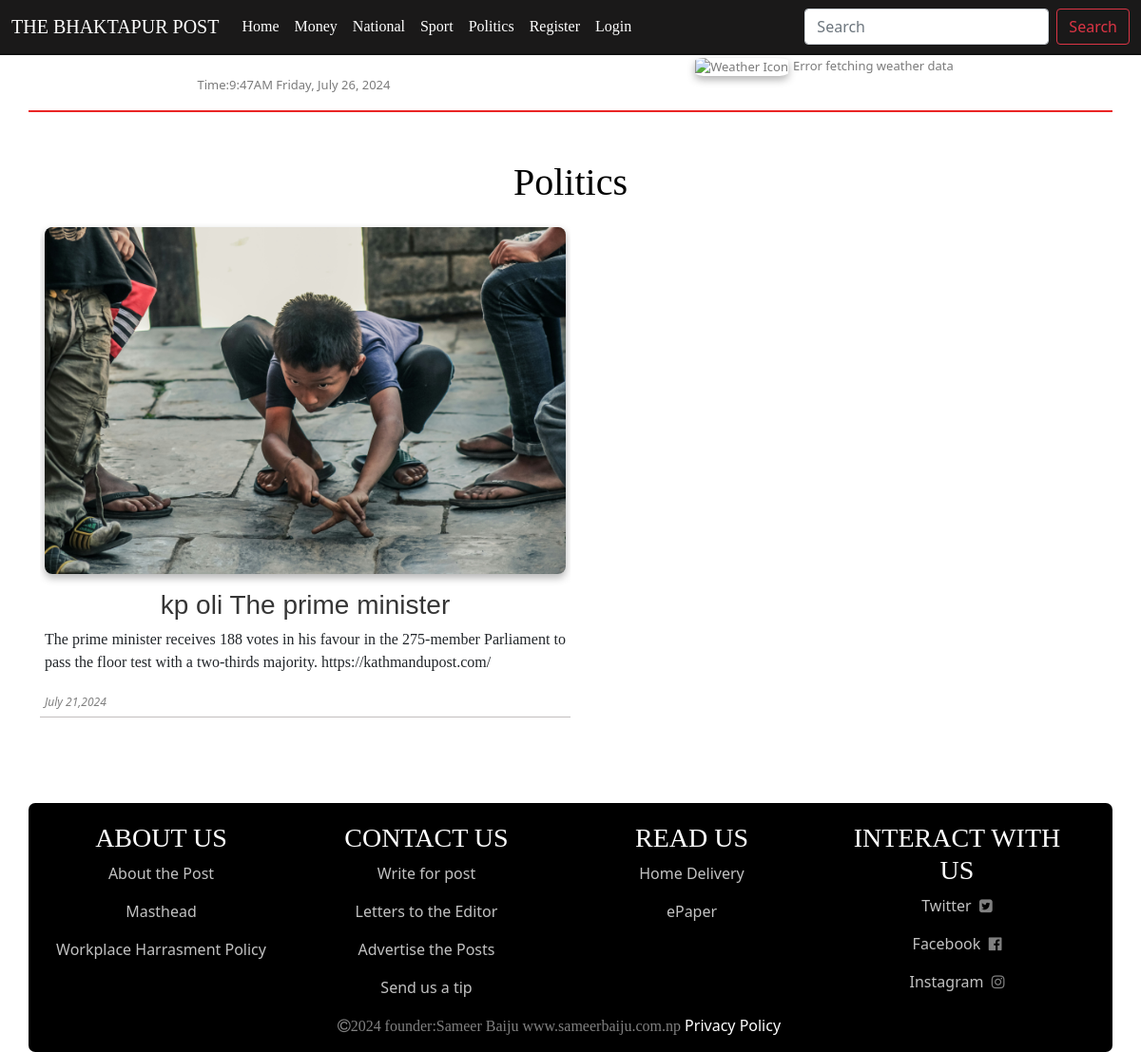
Screenshot of /politics/ with the database file from the repository.
### news/models.py (models this page shows, shortened)
class Article(models.Model):
    title = models.CharField(max_length=200)
    content = models.TextField()
    news_slug=AutoSlugField(populate_from='title',default=None,null=True,unique=True)
    category = models.ForeignKey(Category, on_delete=models.CASCADE)
    pub_date = models.DateTimeField('date published')
    img=models.ImageField(upload_to='news_images/', null=True,blank=True)

### news/views.py (the view)
# urls.py: path('politics/',views.politics,name="politics"),
def politics(request):
    data=""
    try:
        politics_category=Category.objects.get(name="politics")
        data=Article.objects.filter(category=politics_category).order_by('-pub_date')
    except(Exception) as e:
        print("politics caregory not found")
    data={'news_data':data}
    return render(request,'politics.html',data)

### template/politics.html
{% include 'navbar.html' %}
<html>
    <body>
        <h1  class="category-h1" style="text-align: center;">Politics</h1>
        <div class="container">
            <div class="rows">
                {% for i in news_data %}
                <div class="col-md-6 col column ">
                    {% if i.img %}
                    <a href="/politics/{{i.news_slug}}"><img src="{{i.img.url}}" /></a>
                    {% endif %}
                    <a href="/politics/{{i.news_slug}}"><h3 class="justify-text">{{i.title}}</h3></a>
                    <p class="justify-text">{{i.content | truncatewords:30 }}</p>
                    <i>{{i.pub_date | date:"F j,Y"}}</i>
                </div>
                {% endfor %}
            </div>
        </div>
        {% include 'footer.html'%}
    </body>
</html>

### static/style.css (style rules this page uses)
* { margin: 0px; box-sizing: border-box; }
.column { margin-bottom: 50px ; border-right: 1px solid rgb(162, 162, 162); overflow: auto; border-bottom: 1px solid rgb(194, 190, 190); padding: 5px; }
.column a { text-decoration: none; color: rgb(54, 54, 54); }
.column:last-child { border-right: none; }
h3.justify-text { text-align:center; }
.column h3 { font-family:'Trebuchet MS', 'Lucida Sans Unicode', 'Lucida Grande', 'Lucida Sans', Arial, sans-serif; }
.column i { color: gray; font-size: 12px; }
.category-h1 { font-family:Cambria, Cochin, Georgia, Times, 'Times New Roman', serif; color: rgb(0, 0, 0); }
p.justify-text { text-align: justify; font-family: Georgia, 'Times New Roman', Times, serif; }
.container { flex: 1; display: flex; align-items: center; }
.column img { width: 100%; height: auto; object-fit: cover; border-radius: 8px; box-shadow: 0 4px 8px rgba(0, 0, 0, 0.303); margin-bottom: 1rem; margin-top: 10px; transform: scale(1) }

### rows the page displays
Article: img (picture), title "kp oli The prime minister", content "The prime minister receives 188 votes in his favour in the 275-member Parliament to pass the floor test with a two-thirds majority. https://kathmandupost.com/", pub_date "July 21,2024"
